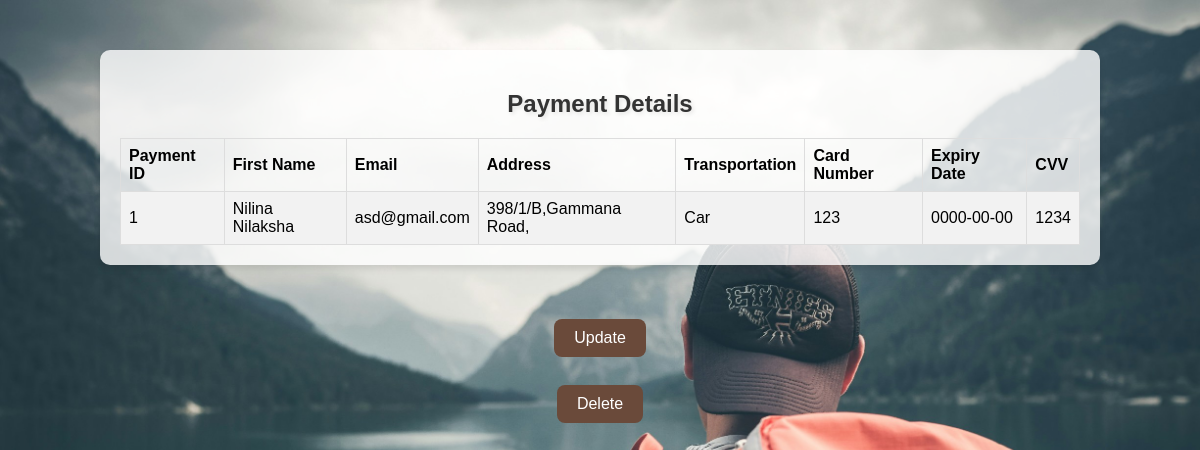
The page /nimasha/read.php on the database its author committed.
### tables this page shows
CREATE TABLE `booking_c` (
  `Payment_ID` varchar(10) NOT NULL,
  `F_Name` varchar(50) NOT NULL,
  `email` varchar(20) NOT NULL,
  `Address` varchar(50) NOT NULL,
  `Transportation` varchar(20) NOT NULL,
  `Card_Number` int(10) NOT NULL,
  `exp_date` date NOT NULL,
  `cvv` int(4) NOT NULL
);

### nimasha/read.php (the view, shortened to what this page needs)
<!DOCTYPE html>
<html lang="en">
<head>
</head>
<body>
    <div class="container">
        <h2>Payment Details</h2>
        <?php
        require 'config.php';
        $sql = "SELECT Payment_ID, F_name, email, Address, Transportation, Card_Number, exp_date, cvv FROM booking_c";
        $result = $con->query($sql);
        if ($result->num_rows > 0) {
            echo "<table>";
            echo "<tr><th>Payment ID</th><th>First Name</th><th>Email</th><th>Address</th><th>Transportation</th><th>Card Number</th><th>Expiry Date</th><th>CVV</th></tr>";
            while ($row = $result->fetch_assoc()) {
                echo "<tr>";
                echo "<td>".$row["Payment_ID"]."</td>"."<td>".$row["F_name"]."</td>"."<td>".$row["email"]."</td>"."<td>".$row["Address"]."</td>"."<td>".$row["Transportation"]."</td>"."<td>".$row["Card_Number"]."</td>"."<td>".$row["exp_date"]."</td>"."<td>".$row["cvv"]."</td>";
                echo "</tr>";
            }
            echo "</table>";
        } else {
            echo "No Results";
        }
        ?>
    </div>
    <div class="home-btn">
                <form method="get" action="../nimasha/update(booking).php">
                    <input type="submit" value="Update" >
                </form>
    </div>
    <div class="home-btn">
                <form method="get" action="../nimasha/delete(booking).php">
                    <input type="submit" value="Delete" >
                </form>
    </div>
</body>
</html>

### nimasha/read.php (style rules this page uses)
body { margin: 0; padding: 0; font-family: Arial, sans-serif; background-image: url('images/background.jpg'); background-size: cover; background-repeat: no-repeat; background-attachment: fixed; }
.container { width: 80%; margin: 50px auto; background-color: rgba(255, 255, 255, 0.8); border-radius: 10px; box-shadow: 0 4px 6px rgba(0, 0, 0, 0.1); padding: 20px; }
h2 { text-align: center; font-size: 24px; margin-bottom: 20px; color: #333; text-shadow: 2px 2px 4px rgba(0, 0, 0, 0.1); }
table { width: 100%; border-collapse: collapse; }
table, th, td { border: 1px solid #ddd; }
th, td { padding: 8px; text-align: left; }
tr:nth-child(even) { background-color: #f2f2f2; }
.home-btn { text-align: center; margin-top: 20px; }
.home-btn form { display: inline-block; }
.home-btn input[type="submit"] { padding: 10px 20px; background-color: #6a4a3a; color: white; border: none; text-align: center; text-decoration: none; display: inline-block; font-size: 16px; margin: 4px 2px; cursor: pointer; border-radius: 8px; }

### rows shown on the page
booking_c: Payment_ID "1", F_Name "Nilina Nilaksha", email "asd@gmail.com", Address "398/1/B,Gammana Road,", Transportation "Car", Card_Number "123", exp_date "0000-00-00", cvv "1234"
